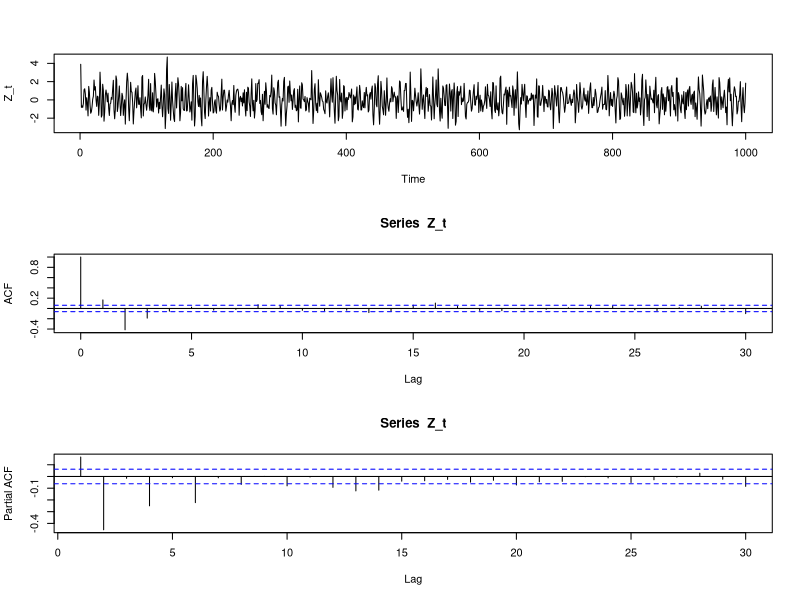

The R source for this figure:
# Lista 1 - Exercicio 3 - item c
# Zt = 0,4*Zt−1 + at − 0,3*at-1 − 0,8*at−2 ==> ARMA(p, q), p=1, q=2 ==> ARMA(1,2)
set.seed(666)

Z_t <- arima.sim(model = list(ar = c(.4), ma = c(-.3, -.8)), n = 1000)

par(mfrow=c(3,1))
ts.plot(Z_t)
ar.acf <- acf(Z_t, type = "correlation", plot = T)
ar.pacf <- acf(Z_t, type = "partial", plot = T)
